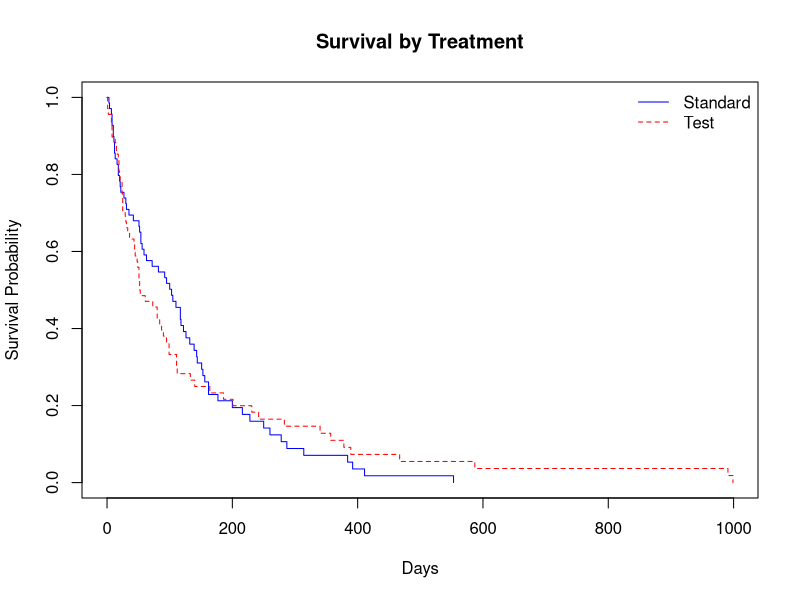
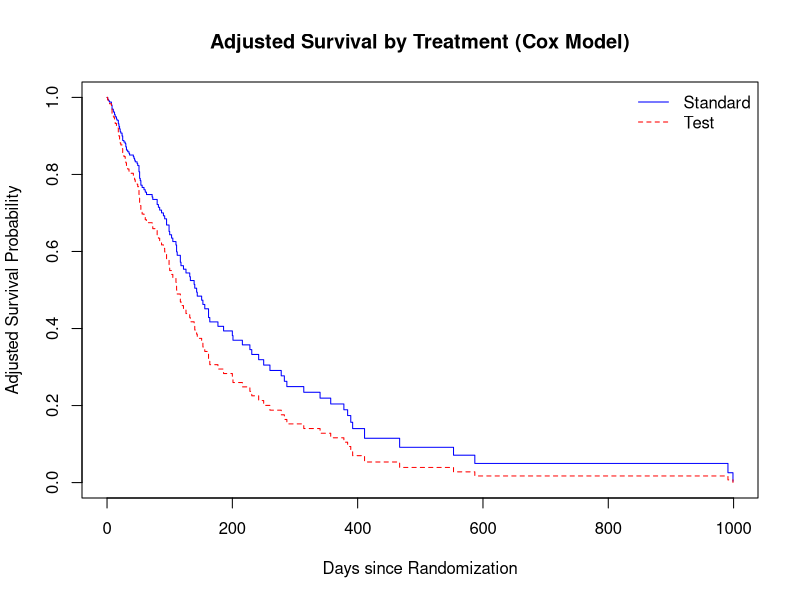
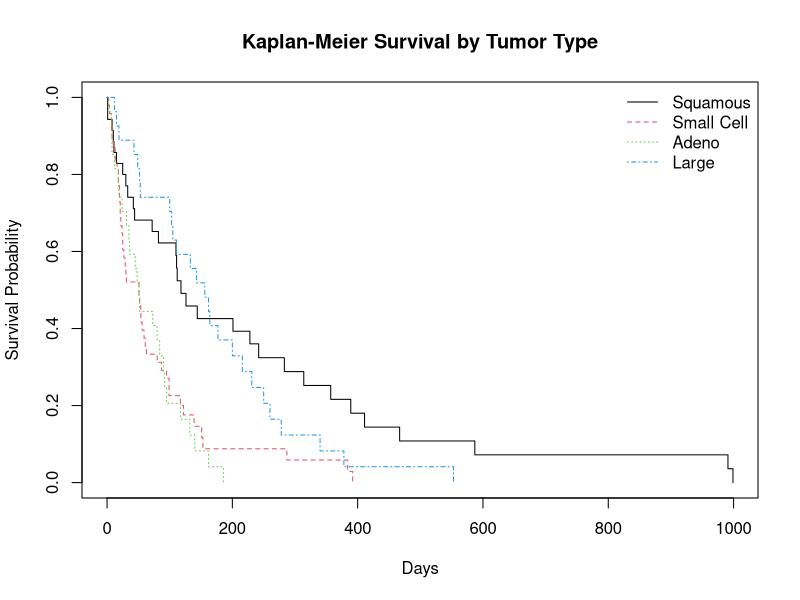
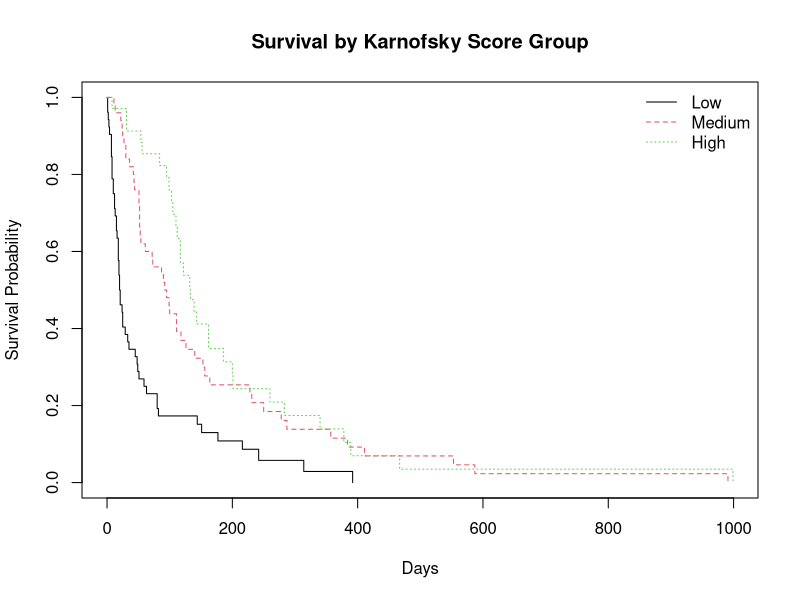
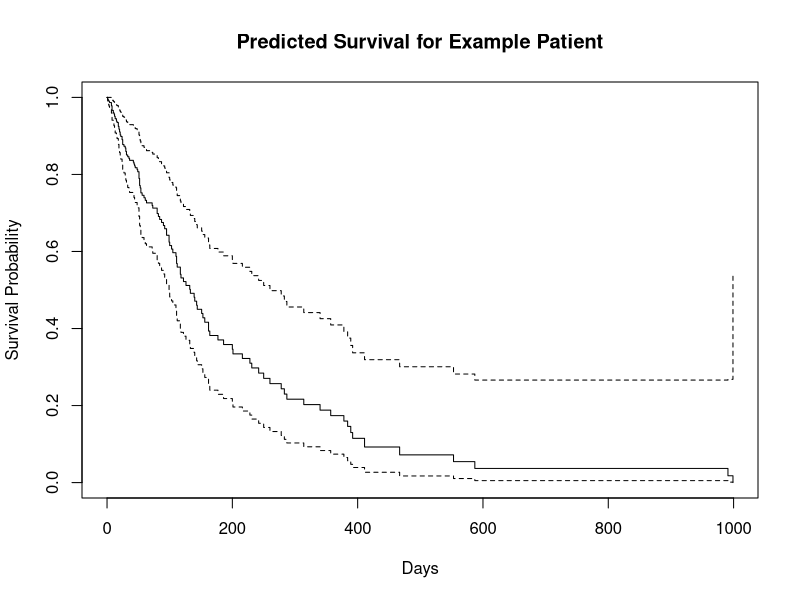
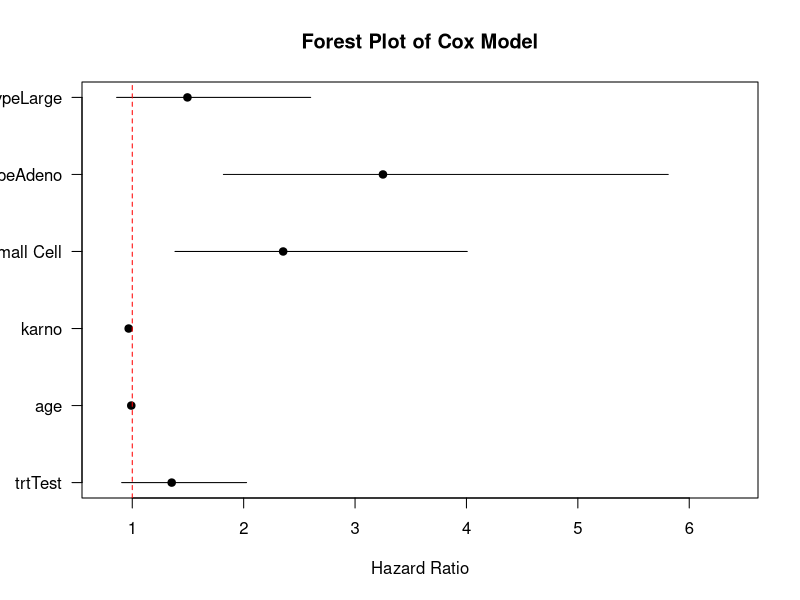
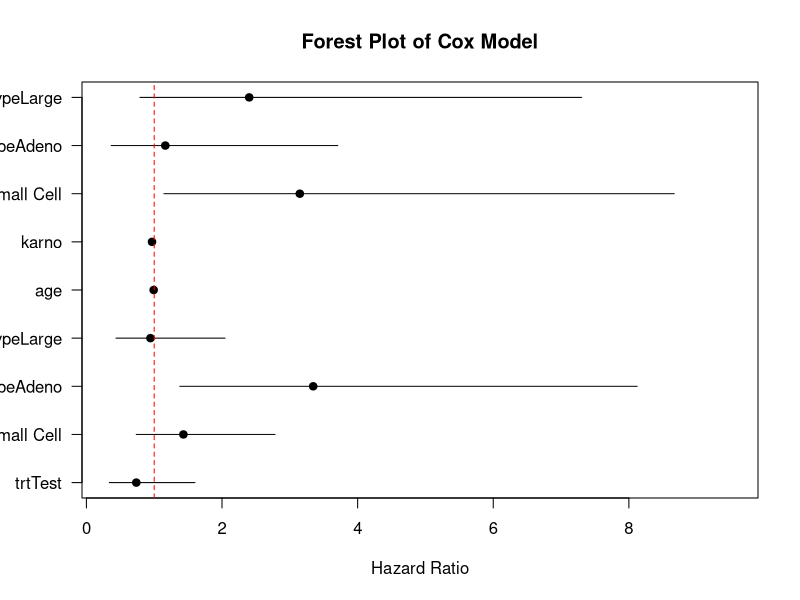

Write R code to recreate these figures, in order.
library(survival)

data(veteran)


#0. Basic Analysis

veteran$trt <- factor(veteran$trt, labels = c("Standard", "Test"))
veteran$celltype <- factor(veteran$celltype,
                           labels = c("Squamous", "Small Cell", "Adeno", "Large"))


km_trt <- survfit(Surv(time, status) ~ trt, data = veteran)
plot(km_trt, col = c("blue","red"), lty = 1:2,
     xlab = "Days", ylab = "Survival Probability",
     main = "Survival by Treatment")
legend("topright", legend = c("Standard","Test"), col = c("blue","red"), lty = 1:2, bty = "n")


cox_model <- coxph(Surv(time, status) ~ trt + age + karno + celltype, data = veteran)


cox_model

newdata <- data.frame(
  trt = factor(c("Standard","Test"), levels = levels(veteran$trt)),
  age = mean(veteran$age),
  karno = mean(veteran$karno),
  celltype = factor("Squamous", levels = levels(veteran$celltype))
)
fit_adj <- survfit(cox_model, newdata = newdata)
plot(fit_adj, col = c("blue","red"), lty = 1:2,
     xlab = "Days since Randomization",
     ylab = "Adjusted Survival Probability",
     main = "Adjusted Survival by Treatment (Cox Model)")
legend("topright", legend = c("Standard","Test"), col = c("blue","red"), lty = 1:2, bty = "n")


###########1. Kaplan Meir Curves by Tumor Type



km_cell <- survfit(Surv(time, status) ~ celltype, data = veteran)

km_cell

plot(km_cell, col = 1:4, lty = 1:4, xlab = "Days", ylab = "Survival Probability",
     main = "Kaplan-Meier Survival by Tumor Type")
legend("topright", legend = levels(veteran$celltype), col = 1:4, lty = 1:4, bty = "n")


#################2. Survival by Karnofsky Performance Score


veteran$karno_group <- cut(veteran$karno, breaks=c(0,50,70,100), labels=c("Low","Medium","High"))


km_karno <- survfit(Surv(time, status) ~ karno_group, data = veteran)
plot(km_karno, col=1:3, lty=1:3, xlab="Days", ylab="Survival Probability",
     main="Survival by Karnofsky Score Group")
legend("topright", legend=levels(veteran$karno_group), col=1:3, lty=1:3, bty="n")





###########3. Interaction Between Treatment and Tumor Type



cox_inter <- coxph(Surv(time, status) ~ trt * celltype + age + karno, data = veteran)
summary(cox_inter)



###########4. # Example patient: 65 years old, High Karnofsky, Small Cell

new_patient <- data.frame(
  trt = factor("Standard", levels=c("Standard","Test")),
  age = 65,
  karno = 80,
  celltype = factor("Small Cell", levels=levels(veteran$celltype))
)

pred_fit <- survfit(cox_model, newdata=new_patient)


pred_df <- data.frame(
  Days = pred_fit$time,
  Survival_Prob = pred_fit$surv
)
head(pred_df, 10)  
median_surv <- summary(pred_fit)$table["median"]
median_surv

lp <- predict(cox_model, newdata=new_patient, type="lp")


HR <- exp(lp)
HR


plot(pred_fit, xlab="Days", ylab="Survival Probability", main="Predicted Survival for Example Patient")



####5. Forest Plot of Hazard Ratios

hr <- exp(coef(cox_model))
lower <- exp(confint(cox_model)[,1])
upper <- exp(confint(cox_model)[,2])
vars <- names(hr)

plot(hr, 1:length(hr), xlim=c(min(lower)*0.9, max(upper)*1.1), pch=19, yaxt="n",
     xlab="Hazard Ratio", ylab="", main="Forest Plot of Cox Model")
axis(2, at=1:length(hr), labels=vars, las=1)
segments(lower, 1:length(hr), upper, 1:length(hr))
abline(v=1, col="red", lty=2)




hr <- exp(coef(cox_inter))
lower <- exp(confint(cox_inter)[,1])
upper <- exp(confint(cox_inter)[,2])
vars <- names(hr)

plot(hr, 1:length(hr), xlim=c(min(lower)*0.9, max(upper)*1.1), pch=19, yaxt="n",
     xlab="Hazard Ratio", ylab="", main="Forest Plot of Cox Model")
axis(2, at=1:length(hr), labels=vars, las=1)
segments(lower, 1:length(hr), upper, 1:length(hr))
abline(v=1, col="red", lty=2)


##################################

